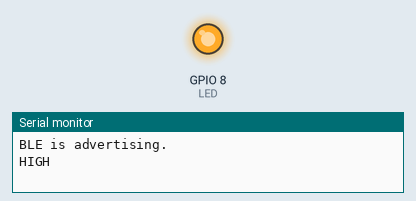
Simulated run of this program. Board: ESP32-C3. Parts: output pins drawn as LEDs (lit = HIGH), the last lines printed to the serial monitor. Nothing arrives over Bluetooth unless stated; a phone connects over Bluetooth LE 3 s after start.

Above: at 0.5 s.
At 5.5 s:
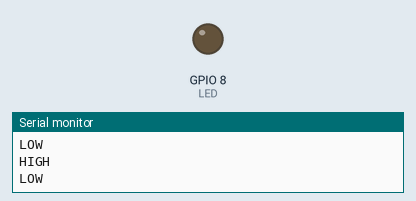
Timing chart, 0 to 9.1 s (numbered marks = the images above):
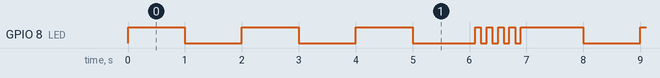

The program:

main.cpp
```cpp
#include <Arduino.h>
#include <WiFi.h>
#include <BLEDevice.h>
#include <BLEUtils.h>
#include <BLEServer.h>

#define DEVICE_NAME "esp32-rgb-crystal-"
#define SERVICE_UUID        "4fafc201-1fb5-459e-8fcc-c5c9c331914b"
#define CHARACTERISTIC_UUID "beb5483e-36e1-4688-b7f5-ea07361b26a8"


const int LED = 8;

void blink_burst(int, int);

void setup()
{
    Serial.begin(460800);
    pinMode(LED, OUTPUT);

    uint32_t chipID = ESP.getEfuseMac();

    // Den Chip-Namen erstellen
    String device_name = DEVICE_NAME + String(chipID, HEX);


    Serial.printf("Starting BLE work as %s...\n", device_name.c_str());

    BLEDevice::init(device_name.c_str());
    BLEServer* pServer = BLEDevice::createServer();
    BLEService* pService = pServer->createService(SERVICE_UUID);
    BLECharacteristic* pCharacteristic = pService->createCharacteristic(
        CHARACTERISTIC_UUID,
        BLECharacteristic::PROPERTY_READ |
        BLECharacteristic::PROPERTY_WRITE
    );


    pCharacteristic->setValue("Hello World says Neil");
    pService->start();
    // BLEAdvertising *pAdvertising = pServer->getAdvertising();  // this still is working for backward compatibility
    BLEAdvertising* pAdvertising = BLEDevice::getAdvertising();
    pAdvertising->addServiceUUID(SERVICE_UUID);
    pAdvertising->setScanResponse(true);
    pAdvertising->setMinPreferred(0x06); // functions that help with iPhone connections issue
    pAdvertising->setMinPreferred(0x12);
    BLEDevice::startAdvertising();
    Serial.println("BLE is advertising.");
}

void loop()
{
    for (int i = 0; i < 3; i++)
    {
        Serial.println("HIGH");
        digitalWrite(LED, HIGH);
        delay(1000);
        Serial.println("LOW");
        digitalWrite(LED, LOW);
        delay(1000);
    }
    blink_burst(5, 100);
}

void blink_burst(int n, int sleep)
{
    bool value = false;
    for (int i = 0; i < n * 2; i++)
    {
        digitalWrite(LED, value);
        value = !value;
        delay(sleep);
    }
}
```

Measured:
- by itself, GPIO 8 (LED): repeats every 7.0 s: 2 × (LOW 1.0 s, HIGH 1.0 s), LOW 1.1 s, 4 × (HIGH 0.10 s, LOW 0.10 s), HIGH 1.1 s
- by itself, everything shown: repeats every 7.0 s, in 8 steps
